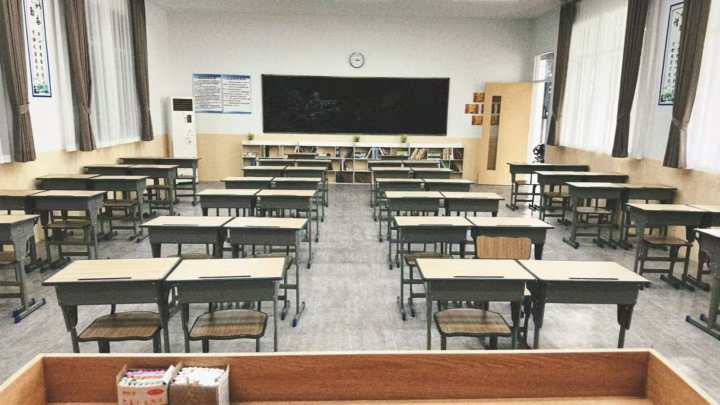
#> input picture classroom_empty1.jpg, 1439 x 809 px, given as the content of the folder D:/desktop/classroom/dataset_yolo_seg/images/train, which was not available (shown at 1/2 size)
$ python compare_kmeans_adaboost.py
#> lines starting #> are read from the running program, lines starting #| are printed output that depends on the picture; after the words box and inside, x2 and y2 are one past the last pixel; in counts of white or black regions, pixels touching at a corner belong together; pictures that were not available may be replaced by others from this repository, and a replacement may not be noted
import cv2
import yaml
import time
import csv
import random
import numpy as np
from pathlib import Path
from sklearn.cluster import MiniBatchKMeans
from sklearn.ensemble import AdaBoostClassifier
from sklearn.tree import DecisionTreeClassifier
from sklearn.metrics import classification_report


# ================= 配置区 =================
DATASET_ROOT = Path(r"D:\desktop\classroom\dataset_yolo_seg")
DATA_YAML = DATASET_ROOT / "data.yaml"

TEST_IMG = Path(r"D:\desktop\classroom\classroom_empty1.jpg")

OUT_DIR = Path("compare_kmeans_adaboost_results")
OUT_DIR.mkdir(exist_ok=True)

# 类别设置
DESK_ID = 1
CHAIR_ID = 2

# K-means参数
N_CLUSTERS = 7

# 候选框过滤参数
MIN_AREA = 800
MAX_AREA_RATIO = 0.25

# 训练样本数量控制
MAX_TRAIN_IMAGES = 400
MAX_NEGATIVE_PER_IMAGE = 15

# IoU阈值
IOU_POS_THRESH = 0.25
IOU_EVAL_THRESH = 0.5

# AdaBoost概率阈值
PROB_THRESH = 0.45

# NMS阈值
NMS_THRESH = 0.35

RANDOM_SEED = 42
# ==========================================


random.seed(RANDOM_SEED)
np.random.seed(RANDOM_SEED)


def load_yaml():
    with open(DATA_YAML, "r", encoding="utf-8") as f:
        return yaml.safe_load(f)


def parse_yolo_seg_label(label_path, img_w, img_h):
    """
    读取YOLO分割标签，转为bbox格式。
    label格式:
    class_id x1 y1 x2 y2 ... xn yn
    """
    objects = []

    if not label_path.exists():
        return objects

    with open(label_path, "r", encoding="utf-8") as f:
        lines = f.readlines()

    for line in lines:
        parts = line.strip().split()
        if len(parts) < 7:
            continue

        cls_id = int(float(parts[0]))
        coords = list(map(float, parts[1:]))

        xs = coords[0::2]
        ys = coords[1::2]

        xs = [int(x * img_w) for x in xs]
        ys = [int(y * img_h) for y in ys]

        x1, y1 = max(0, min(xs)), max(0, min(ys))
        x2, y2 = min(img_w - 1, max(xs)), min(img_h - 1, max(ys))

        if x2 <= x1 or y2 <= y1:
            continue

        objects.append({
            "cls": cls_id,
            "bbox": [x1, y1, x2, y2]
        })

    return objects


def box_iou(box1, box2):
    x1 = max(box1[0], box2[0])
    y1 = max(box1[1], box2[1])
    x2 = min(box1[2], box2[2])
    y2 = min(box1[3], box2[3])

    inter = max(0, x2 - x1) * max(0, y2 - y1)

    area1 = max(0, box1[2] - box1[0]) * max(0, box1[3] - box1[1])
    area2 = max(0, box2[2] - box2[0]) * max(0, box2[3] - box2[1])

    union = area1 + area2 - inter
    if union <= 0:
        return 0.0

    return inter / union


def nms_boxes(boxes, scores, iou_thresh=0.35):
    """
    对候选框进行NMS去重
    """
    if len(boxes) == 0:
        return []

    boxes = np.array(boxes, dtype=np.float32)
    scores = np.array(scores, dtype=np.float32)

    x1 = boxes[:, 0]
    y1 = boxes[:, 1]
    x2 = boxes[:, 2]
    y2 = boxes[:, 3]

    areas = np.maximum(0, x2 - x1) * np.maximum(0, y2 - y1)
    order = scores.argsort()[::-1]

    keep = []

    while order.size > 0:
        i = order[0]
        keep.append(i)

        xx1 = np.maximum(x1[i], x1[order[1:]])
        yy1 = np.maximum(y1[i], y1[order[1:]])
        xx2 = np.minimum(x2[i], x2[order[1:]])
        yy2 = np.minimum(y2[i], y2[order[1:]])

        w = np.maximum(0, xx2 - xx1)
        h = np.maximum(0, yy2 - yy1)
        inter = w * h

        iou = inter / (areas[i] + areas[order[1:]] - inter + 1e-6)

        inds = np.where(iou <= iou_thresh)[0]
        order = order[inds + 1]

    return keep


def generate_kmeans_candidates(img, debug_name=None):
    """
    使用K-means颜色聚类生成候选区域
    """
    h, w = img.shape[:2]

    hsv = cv2.cvtColor(img, cv2.COLOR_BGR2HSV)

    # 降采样加速K-means
    small = cv2.resize(hsv, (w // 2, h // 2), interpolation=cv2.INTER_AREA)
    pixels = small.reshape(-1, 3).astype(np.float32)

    kmeans = MiniBatchKMeans(
        n_clusters=N_CLUSTERS,
        random_state=RANDOM_SEED,
        batch_size=4096,
        n_init=3
    )

    labels = kmeans.fit_predict(pixels)
    label_small = labels.reshape(small.shape[:2])
    label_img = cv2.resize(label_small.astype(np.uint8), (w, h), interpolation=cv2.INTER_NEAREST)

    candidates = []

    debug_vis = img.copy()

    for k in range(N_CLUSTERS):
        mask = np.uint8(label_img == k) * 255

        # 去除图像上方区域，减少墙面、黑板、门窗干扰
        roi_mask = np.zeros_like(mask)
        roi_mask[int(h * 0.18):, :] = 255
        mask = cv2.bitwise_and(mask, roi_mask)

        # 形态学处理
        kernel = cv2.getStructuringElement(cv2.MORPH_RECT, (7, 7))
        mask = cv2.morphologyEx(mask, cv2.MORPH_OPEN, kernel, iterations=1)
        mask = cv2.morphologyEx(mask, cv2.MORPH_CLOSE, kernel, iterations=2)

        contours, _ = cv2.findContours(mask, cv2.RETR_EXTERNAL, cv2.CHAIN_APPROX_SIMPLE)

        for cnt in contours:
            area_contour = cv2.contourArea(cnt)

            if area_contour < MIN_AREA:
                continue

            x, y, bw, bh = cv2.boundingRect(cnt)
            box_area = bw * bh

            if box_area < MIN_AREA:
                continue

            if box_area > h * w * MAX_AREA_RATIO:
                continue

            if y < int(h * 0.18):
                continue

            if bw <= 8 or bh <= 8:
                continue

            aspect = bw / max(bh, 1)

            # 宽高比过滤，避免极端长条区域
            if aspect < 0.4 or aspect > 6.5:
                continue

            extent = area_contour / max(box_area, 1)

            # 太稀疏的轮廓通常是噪声
            if extent < 0.15:
                continue

            candidates.append({
                "bbox": [x, y, x + bw, y + bh],
                "contour": cnt,
                "cluster_id": k,
                "extent": extent
            })

            cv2.rectangle(debug_vis, (x, y), (x + bw, y + bh), (255, 255, 0), 1)

    if debug_name is not None:
        cv2.imwrite(str(OUT_DIR / debug_name), debug_vis)

    return candidates


def extract_features(img, candidate):
    """
    提取候选区域的颜色、形状、位置特征
    """
    h, w = img.shape[:2]
    x1, y1, x2, y2 = candidate["bbox"]

    roi = img[y1:y2, x1:x2]
    if roi.size == 0:
        return None

    hsv = cv2.cvtColor(roi, cv2.COLOR_BGR2HSV)
    gray = cv2.cvtColor(roi, cv2.COLOR_BGR2GRAY)

    mean_hsv = hsv.reshape(-1, 3).mean(axis=0)
    std_hsv = hsv.reshape(-1, 3).std(axis=0)

    bw = x2 - x1
    bh = y2 - y1
    area = bw * bh

    cx = (x1 + x2) / 2 / w
    cy = (y1 + y2) / 2 / h

    aspect = bw / max(bh, 1)
    area_ratio = area / (w * h)

    contour_area = cv2.contourArea(candidate["contour"])
    extent = contour_area / max(area, 1)

    # 灰度纹理特征
    gray_mean = gray.mean()
    gray_std = gray.std()

    features = [
        mean_hsv[0], mean_hsv[1], mean_hsv[2],
        std_hsv[0], std_hsv[1], std_hsv[2],
        gray_mean, gray_std,
        aspect,
        area_ratio,
        cx,
        cy,
        extent
    ]

    return features


def assign_label(candidate_box, gt_objects):
    """
    根据候选框与GT框IoU分配标签：
    1 桌子
    2 椅子
    0 背景
    """
    best_iou = 0.0
    best_cls = 0

    for obj in gt_objects:
        if obj["cls"] not in [DESK_ID, CHAIR_ID]:
            continue

        iou = box_iou(candidate_box, obj["bbox"])
        if iou > best_iou:
            best_iou = iou
            best_cls = obj["cls"]

    if best_iou >= IOU_POS_THRESH:
        return best_cls

    return 0


def get_image_paths(img_dir):
    img_paths = []
    for ext in ["*.jpg", "*.jpeg", "*.png", "*.bmp"]:
        img_paths.extend(list(img_dir.glob(ext)))
    return img_paths


def build_train_data():
    """
    从训练集构建AdaBoost训练数据
    """
    cfg = load_yaml()
    train_img_dir = DATASET_ROOT / cfg["train"]
    train_label_dir = train_img_dir.parent / "labels"

    img_paths = get_image_paths(train_img_dir)
    random.shuffle(img_paths)
    img_paths = img_paths[:MAX_TRAIN_IMAGES]

    X, y = [], []

    for idx, img_path in enumerate(img_paths):
        img = cv2.imread(str(img_path))
        if img is None:
            continue

        h, w = img.shape[:2]
        label_path = train_label_dir / (img_path.stem + ".txt")
        gt_objects = parse_yolo_seg_label(label_path, w, h)

        candidates = generate_kmeans_candidates(img)

        neg_count = 0
        pos_count = 0

        for cand in candidates:
            feat = extract_features(img, cand)
            if feat is None:
                continue

            label = assign_label(cand["bbox"], gt_objects)

            # 控制背景样本数量，避免类别极度不平衡
            if label == 0:
                if neg_count >= MAX_NEGATIVE_PER_IMAGE:
                    continue
                neg_count += 1
            else:
                pos_count += 1

            X.append(feat)
            y.append(label)

        print(f"[{idx + 1}/{len(img_paths)}] {img_path.name} 当前总样本: {len(y)} 正样本: {pos_count} 负样本: {neg_count}")

    return np.array(X), np.array(y)


def train_adaboost(X, y):
    """
    训练AdaBoost分类器
    """
    base_tree = DecisionTreeClassifier(
        max_depth=3,
        min_samples_leaf=5,
        random_state=RANDOM_SEED
    )

    try:
        clf = AdaBoostClassifier(
            estimator=base_tree,
            n_estimators=80,
            learning_rate=0.8,
            random_state=RANDOM_SEED
        )
    except TypeError:
        clf = AdaBoostClassifier(
            base_estimator=base_tree,
            n_estimators=80,
            learning_rate=0.8,
            random_state=RANDOM_SEED
        )

    clf.fit(X, y)
    return clf


def evaluate_on_val(clf):
    """
    在验证集上做简单分类评估
    """
    cfg = load_yaml()
    val_img_dir = DATASET_ROOT / cfg["val"]
    val_label_dir = val_img_dir.parent / "labels"

    img_paths = get_image_paths(val_img_dir)
    img_paths = img_paths[:80]

    y_true, y_pred = [], []

    for img_path in img_paths:
        img = cv2.imread(str(img_path))
        if img is None:
            continue

        h, w = img.shape[:2]
        label_path = val_label_dir / (img_path.stem + ".txt")
        gt_objects = parse_yolo_seg_label(label_path, w, h)

        candidates = generate_kmeans_candidates(img)

        for cand in candidates:
            feat = extract_features(img, cand)
            if feat is None:
                continue

            true_label = assign_label(cand["bbox"], gt_objects)
            pred_label = clf.predict([feat])[0]

            y_true.append(true_label)
            y_pred.append(pred_label)

    print("\n========== AdaBoost验证集分类结果 ==========")
    print(classification_report(
        y_true,
        y_pred,
        labels=[0, DESK_ID, CHAIR_ID],
        target_names=["background", "desk", "chair"],
        digits=3,
        zero_division=0
    ))


def infer_one_image(clf, img_path):
    """
    对单张图像进行推理并可视化。
    加入概率阈值和NMS去重，避免识别过多。
    """
    img = cv2.imread(str(img_path))
    if img is None:
        raise FileNotFoundError(f"无法读取图像: {img_path}")

    start = time.time()

    candidates = generate_kmeans_candidates(img, debug_name="kmeans_candidates.jpg")

    desk_boxes, desk_scores = [], []
    chair_boxes, chair_scores = [], []

    for cand in candidates:
        feat = extract_features(img, cand)
        if feat is None:
            continue

        if hasattr(clf, "predict_proba"):
            proba = clf.predict_proba([feat])[0]
            classes = clf.classes_
            prob_dict = {cls: proba[i] for i, cls in enumerate(classes)}

            desk_prob = prob_dict.get(DESK_ID, 0.0)
            chair_prob = prob_dict.get(CHAIR_ID, 0.0)

            x1, y1, x2, y2 = cand["bbox"]
            bw = x2 - x1
            bh = y2 - y1
            area = bw * bh
            aspect = bw / max(bh, 1)

            # 二次过滤异常区域
            if area < MIN_AREA:
                continue
            if area > img.shape[0] * img.shape[1] * MAX_AREA_RATIO:
                continue
            if aspect < 0.4 or aspect > 6.5:
                continue

            if desk_prob >= PROB_THRESH and desk_prob >= chair_prob:
                desk_boxes.append([x1, y1, x2, y2])
                desk_scores.append(desk_prob)

            elif chair_prob >= PROB_THRESH and chair_prob > desk_prob:
                chair_boxes.append([x1, y1, x2, y2])
                chair_scores.append(chair_prob)

        else:
            pred = clf.predict([feat])[0]
            if pred not in [DESK_ID, CHAIR_ID]:
                continue

            x1, y1, x2, y2 = cand["bbox"]

            if pred == DESK_ID:
                desk_boxes.append([x1, y1, x2, y2])
                desk_scores.append(1.0)
            elif pred == CHAIR_ID:
                chair_boxes.append([x1, y1, x2, y2])
                chair_scores.append(1.0)

    # NMS 去重
    desk_keep = nms_boxes(desk_boxes, desk_scores, NMS_THRESH)
    chair_keep = nms_boxes(chair_boxes, chair_scores, NMS_THRESH)

    result = img.copy()

    for i in desk_keep:
        x1, y1, x2, y2 = map(int, desk_boxes[i])
        score = desk_scores[i]
        cv2.rectangle(result, (x1, y1), (x2, y2), (0, 255, 0), 2)
        cv2.putText(result, f"Desk(Ada) {score:.2f}", (x1, max(15, y1 - 5)),
                    cv2.FONT_HERSHEY_SIMPLEX, 0.45, (0, 255, 0), 1)

    for i in chair_keep:
        x1, y1, x2, y2 = map(int, chair_boxes[i])
        score = chair_scores[i]
        cv2.rectangle(result, (x1, y1), (x2, y2), (0, 165, 255), 2)
        cv2.putText(result, f"Chair(Ada) {score:.2f}", (x1, max(15, y1 - 5)),
                    cv2.FONT_HERSHEY_SIMPLEX, 0.45, (0, 165, 255), 1)

    elapsed = (time.time() - start) * 1000

    out_path = OUT_DIR / "kmeans_adaboost_result.jpg"
    cv2.imwrite(str(out_path), result)

    print("\n========== 单图推理结果 ==========")
    print(f"图像: {img_path}")
    print(f"候选区域数量: {len(candidates)}")
    print(f"NMS前桌子数量: {len(desk_boxes)}")
    print(f"NMS前椅子数量: {len(chair_boxes)}")
    print(f"NMS后桌子数量: {len(desk_keep)}")
    print(f"NMS后椅子数量: {len(chair_keep)}")
    print(f"处理时间: {elapsed:.2f} ms")
    print(f"结果保存: {out_path.resolve()}")

    return {
        "candidate_count": len(candidates),
        "desk_before_nms": len(desk_boxes),
        "chair_before_nms": len(chair_boxes),
        "desk_count": len(desk_keep),
        "chair_count": len(chair_keep),
        "time_ms": elapsed
    }


def save_summary(result):
    csv_path = OUT_DIR / "kmeans_adaboost_summary.csv"
    with open(csv_path, "w", newline="", encoding="utf-8-sig") as f:
        writer = csv.writer(f)
        writer.writerow([
            "方法",
            "候选区域数量",
            "NMS前桌子数量",
            "NMS前椅子数量",
            "NMS后桌子数量",
            "NMS后椅子数量",
            "处理时间/ms",
            "N_CLUSTERS",
            "MIN_AREA",
            "MAX_AREA_RATIO",
            "PROB_THRESH",
            "NMS_THRESH"
        ])
        writer.writerow([
            "K-means + AdaBoost",
            result["candidate_count"],
            result["desk_before_nms"],
            result["chair_before_nms"],
            result["desk_count"],
            result["chair_count"],
            f"{result['time_ms']:.2f}",
            N_CLUSTERS,
            MIN_AREA,
            MAX_AREA_RATIO,
            PROB_THRESH,
            NMS_THRESH
        ])

    print(f"汇总结果保存: {csv_path.resolve()}")


def main():
    if not DATA_YAML.exists():
        raise FileNotFoundError(f"找不到data.yaml: {DATA_YAML}")

    if not TEST_IMG.exists():
        raise FileNotFoundError(f"找不到测试图片: {TEST_IMG}")

    print("开始构建 K-means 候选区域 + AdaBoost 训练数据...")
    X, y = build_train_data()
#> in build_train_data, img is the input picture: shape (809, 1439, 3); mean B, G, R 131.1, 144.5, 153.8
#> in generate_kmeans_candidates, `hsv = cv2.cvtColor(img, cv2.COLOR_BGR2HSV)`: hsv: shape (809, 1439, 3); mean H, S, V 28.2, 41.4, 154.6
#> in generate_kmeans_candidates, `small = cv2.resize(hsv, (w // 2, h // 2), interpolation=cv2.INTER_AREA)`: small: shape (404, 719, 3); mean H, S, V 28.2, 41.4, 154.6
#> in generate_kmeans_candidates, `label_small = labels.reshape(small.shape[:2])`:
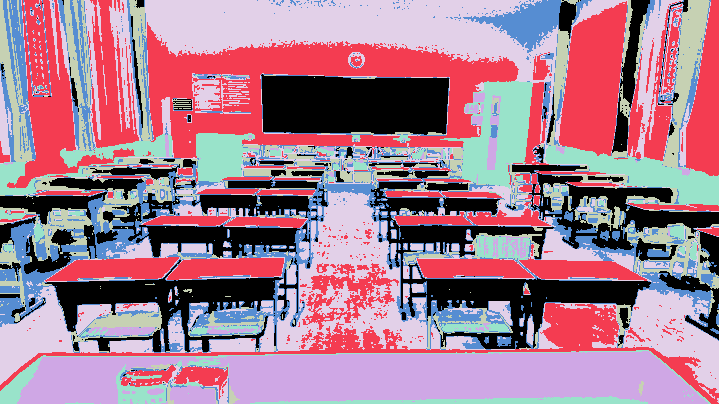
#> label_small: shape (404, 719) int32; 7 distinct labels, from 0 to 6; one colour per label, 0 black
#> the loop in generate_kmeans_candidates, `for k in range(N_CLUSTERS):` made 7 passes
#> pass 1, in generate_kmeans_candidates, `mask = cv2.morphologyEx(mask, cv2.MORPH_CLOSE, kernel, iterations=2)`:
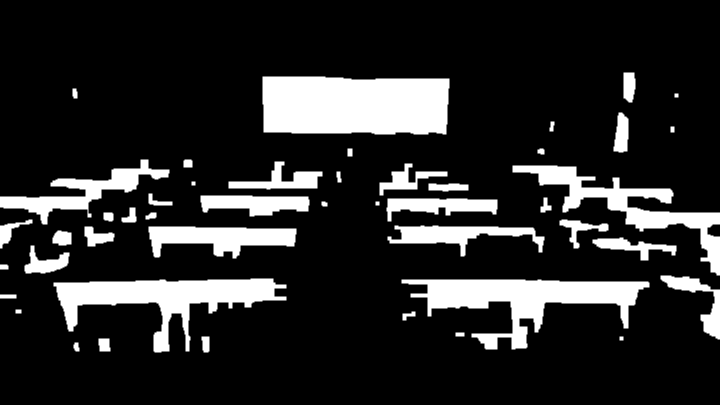
#> mask: shape (809, 1439) (shown at 1/2 size); 16.1% white; 46 white regions, largest, box (x1, y1, x2, y2) and area: (525, 153, 899, 269) 41048, (803, 559, 1299, 699) 27576, (107, 557, 573, 705) 25640
#> after the loop in generate_kmeans_candidates, `for k in range(N_CLUSTERS):`:
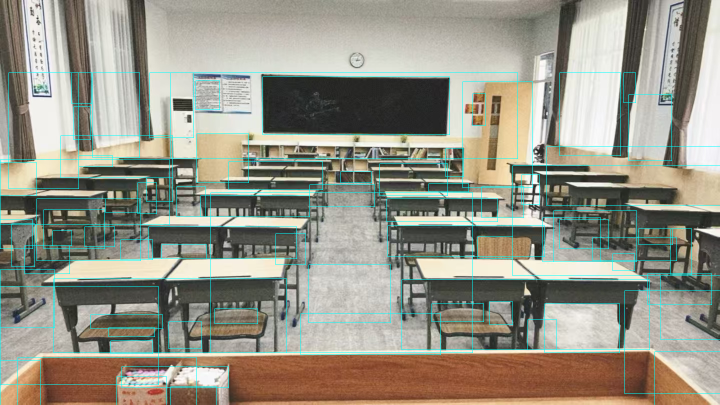
#> debug_vis: shape (809, 1439, 3) (shown at 1/2 size); 2.91% of pixels changed, all inside (x1, y1, x2, y2) = (0, 145, 1439, 809)
#> after the loop in generate_kmeans_candidates, `for k in range(N_CLUSTERS):`: mask: shape (809, 1439); 3.5% white; 48 white regions, largest, box (x1, y1, x2, y2) and area: (73, 397, 281, 521) 7556, (0, 539, 109, 655) 6048, (1107, 421, 1273, 523) 3828
#> after the loop in generate_kmeans_candidates, `for k in range(N_CLUSTERS):`:
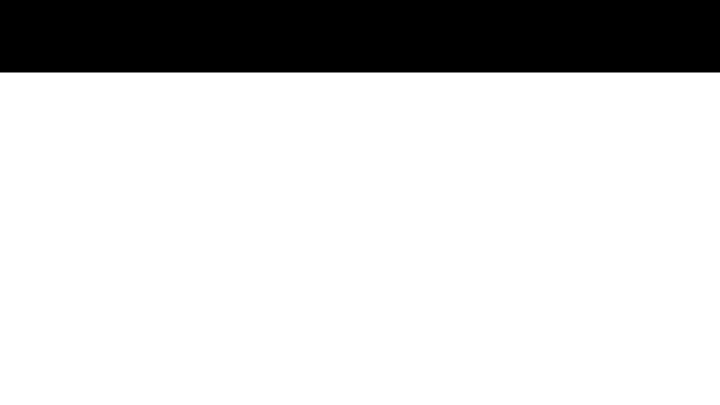
#> roi_mask: shape (809, 1439) (shown at 1/2 size); 82.1% white; 1 black region, box (x1, y1, x2, y2) and area: (0, 0, 1439, 145) 208655
#> after the loop in generate_kmeans_candidates, `for k in range(N_CLUSTERS):`: candidates = 79 items
#> the loop in build_train_data, `for cand in candidates:` made 79 passes
#> (mean_hsv in extract_features, std_hsv in extract_features, bw in extract_features, bh in extract_features) on passes 1 to 9: ([31.9, 24.36, 129.4], [19.1, 17.97, 64.51], 496, 140), ([32.14, 32.37, 113.6], [18.36, 25.88, 50.96], 466, 148), ([30.12, 24.23, 133.9], [23.98, 10.21, 51.3], 118, 128), ([36.39, 30.86, 90.61], [23.86, 13.68, 43.15], 90, 56), ([28.7, 33.87, 95.94], [13.96, 19.75, 38.52], 168, 46), ([27.79, 25.66, 61.89], [15.05, 15.84, 15.15], 38, 30), ([34.31, 21.24, 95.63], [19.49, 13.23, 44.69], 296, 64), ([37.79, 26.92, 83.35], [16.62, 13.19, 25.29], 60, 40), ([38.9, 43.53, 107.3], [21.08, 38.66, 52.07], 314, 62)
#> pass 1, in extract_features, `gray = cv2.cvtColor(roi, cv2.COLOR_BGR2GRAY)`:
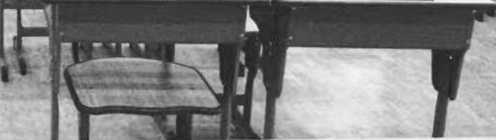
#> gray: shape (140, 496); min 28, max 246, mean 126.2
#| [1/1] classroom_empty1.jpg 当前总样本: 15 正样本: 0 负样本: 15

    if len(y) == 0:
        raise RuntimeError("训练样本为空，请检查数据集路径或候选区域生成参数。")

    print("\n========== 训练样本统计 ==========")
    print(f"训练样本总数: {len(y)}")
#| 训练样本总数: 15
    unique, counts = np.unique(y, return_counts=True)
    print(f"类别分布: {dict(zip(unique, counts))}")
#| 类别分布: {0: 15}

    print("\n开始训练 AdaBoost 分类器...")
    clf = train_adaboost(X, y)

    evaluate_on_val(clf)
#> the loop in evaluate_on_val, `for cand in candidates:` made 79 passes
#> pass 3, in extract_features (call 82), `roi = img[y1:y2, x1:x2]`:
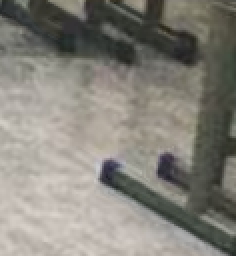
#> roi: shape (128, 118, 3) (shown 2 times larger); mean B, G, R 122.4, 130.4, 133
#|               precision    recall  f1-score   support
#|   background      1.000     1.000     1.000        79
#|         desk      0.000     0.000     0.000         0
#|        chair      0.000     0.000     0.000         0
#|     accuracy                          1.000        79
#|    macro avg      0.333     0.333     0.333        79
#| weighted avg      1.000     1.000     1.000        79

    result = infer_one_image(clf, TEST_IMG)
#> the loop in generate_kmeans_candidates (call 3), `for k in range(N_CLUSTERS):` made 7 passes
#> pass 3, in generate_kmeans_candidates (call 3), `mask = cv2.morphologyEx(mask, cv2.MORPH_CLOSE, kernel, iterations=2)`:
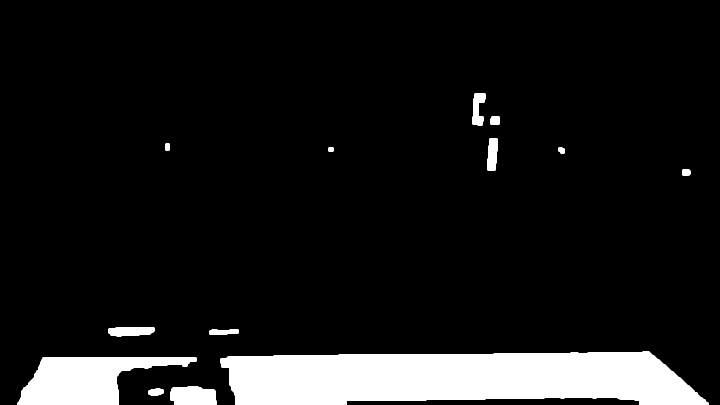
#> mask: shape (809, 1439) (shown at 1/2 size); 9.6% white; 13 white regions, largest, box (x1, y1, x2, y2) and area: (441, 703, 1417, 809) 84392, (35, 715, 393, 809) 19312, (341, 773, 433, 809) 2924
#> the loop in infer_one_image, `for cand in candidates:` made 79 passes
#| 候选区域数量: 79
#| NMS前桌子数量: 0
#| NMS前椅子数量: 0
#| NMS后桌子数量: 0
#| NMS后椅子数量: 0

    save_summary(result)

    print("\n全部完成。")


if __name__ == "__main__":
    main()
